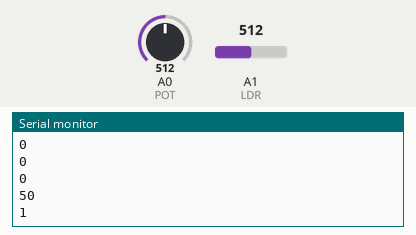
This sketch was run on a simulated Arduino Uno, built with avr-gcc and run on an emulated ATmega328P. Parts: the last lines printed to the serial monitor. The test bench sets the inputs (shaded band); at power-on: A0 (POT) = 512, A1 (LDR) = 512. The RemoteXY app is connected.

Above: at 1.2 s.
1.3 s: A0 (POT) set to 390
At 1.72 s:
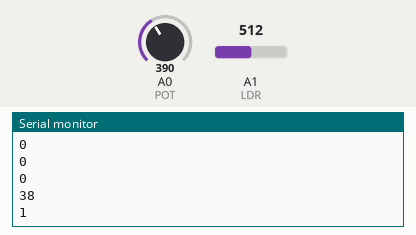
2.8 s: A0 (POT) set to 410
At 3.23 s:
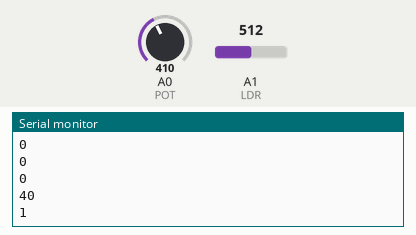
Timing chart, 0 to 5.8 s (numbered marks = the images above; inputs shaded):
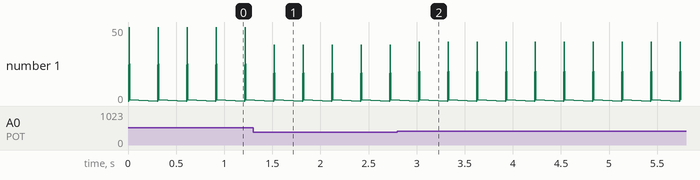

Measured:
- after the input at 1.3 s, the serial monitor: prints a new line after 0.22 s (image 1)
- after the input at 2.8 s, the serial monitor: prints a new line after 0.23 s (image 2)

The sketch:

Tepliaca.ino
```cpp
/*
   -- Теплица --
*/


// определение режима соединения и подключение библиотеки RemoteXY
#define REMOTEXY_MODE__SOFTSERIAL
#include <SoftwareSerial.h>

#include <RemoteXY.h>

// настройки соединения
#define REMOTEXY_SERIAL_RX 2
#define REMOTEXY_SERIAL_TX 3
#define REMOTEXY_SERIAL_SPEED 9600


// конфигурация интерфейса
#pragma pack(push, 1)
uint8_t RemoteXY_CONF[] =
  { 255,3,0,1,0,213,0,10,13,1,
  2,0,18,11,27,12,2,26,31,31,
  208,146,208,154,208,155,0,208,146,208,
  171,208,154,208,155,0,2,0,18,33,
  27,12,2,26,31,31,208,146,208,154,
  208,155,0,208,146,208,171,208,154,208,
  155,0,2,0,19,55,27,12,2,26,
  31,31,208,146,208,154,208,155,0,208,
  146,208,171,208,154,208,155,0,129,0,
  25,3,14,6,17,208,160,208,181,208,
  187,208,181,0,129,0,15,26,33,6,
  17,208,161,208,178,208,181,209,130,208,
  190,208,180,208,184,208,190,208,180,0,
  65,4,27,86,9,9,129,0,17,49,
  31,6,17,208,148,208,178,208,184,208,
  179,208,176,209,130,208,181,208,187,209,
  140,0,129,0,15,70,32,6,17,208,
  152,208,189,208,180,208,184,208,186,208,
  176,209,130,208,190,209,128,0,129,0,
  10,77,43,6,17,208,190,209,129,208,
  178,208,181,209,137,208,181,208,189,208,
  189,208,190,209,129,209,130,208,184,0 };

// this structure defines all the variables and events of your control interface
struct {

    // input variables
  uint8_t relay; // =1 if switch ON and =0 if OFF
  uint8_t led; // =1 if switch ON and =0 if OFF
  uint8_t motor; // =1 if switch ON and =0 if OFF

    // output variables
  uint8_t lightFlag; // =0..255 LED Red brightness

    // other variable
  uint8_t connect_flag;  // =1 if wire connected, else =0

} RemoteXY;
#pragma pack(pop)

#define POT A0
#define LDR A1

uint8_t message[5];

void setup()
{
  pinMode(A1,INPUT);
  pinMode(A2,INPUT);
  Serial.begin(9600);
  RemoteXY_Init ();

}

void loop()
{
  RemoteXY_Handler ();
  // считываем дискретные сигналы
  message [0] = RemoteXY.relay;
  message [1] = RemoteXY.led;
  message [2] = RemoteXY.motor;
  // преобразуем значение потенциометра для сервопривода
  message [3] = analogRead(POT)/10.24;

  // сигнал с фоторезистора преобразуется в дискретный
  if (analogRead(LDR) > 400)
  {
     RemoteXY.lightFlag = 255; // индикатор на телефоне горит
     message [4] = 1;
  }
  else
  {
    RemoteXY.lightFlag = 0; // индикатор на не телефоне горит
    message [4] = 0;
  }

  // передаем данные
  for ( uint8_t i = 0; i < sizeof(message);i++)
  {
    Serial.println(*(message + i));
  }

  delay(300);


}
```
